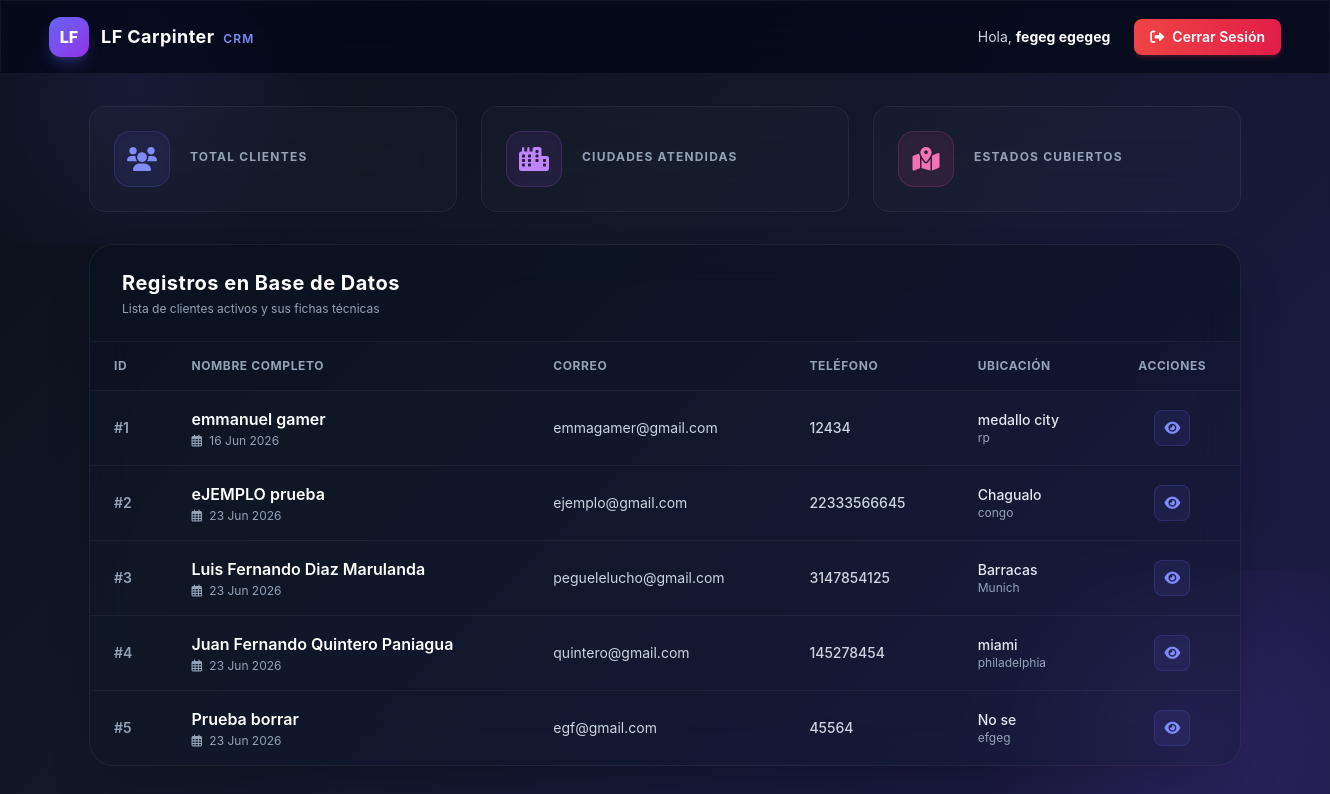
/dashboard/ (signed in), run on an earlier commit of the app's database.
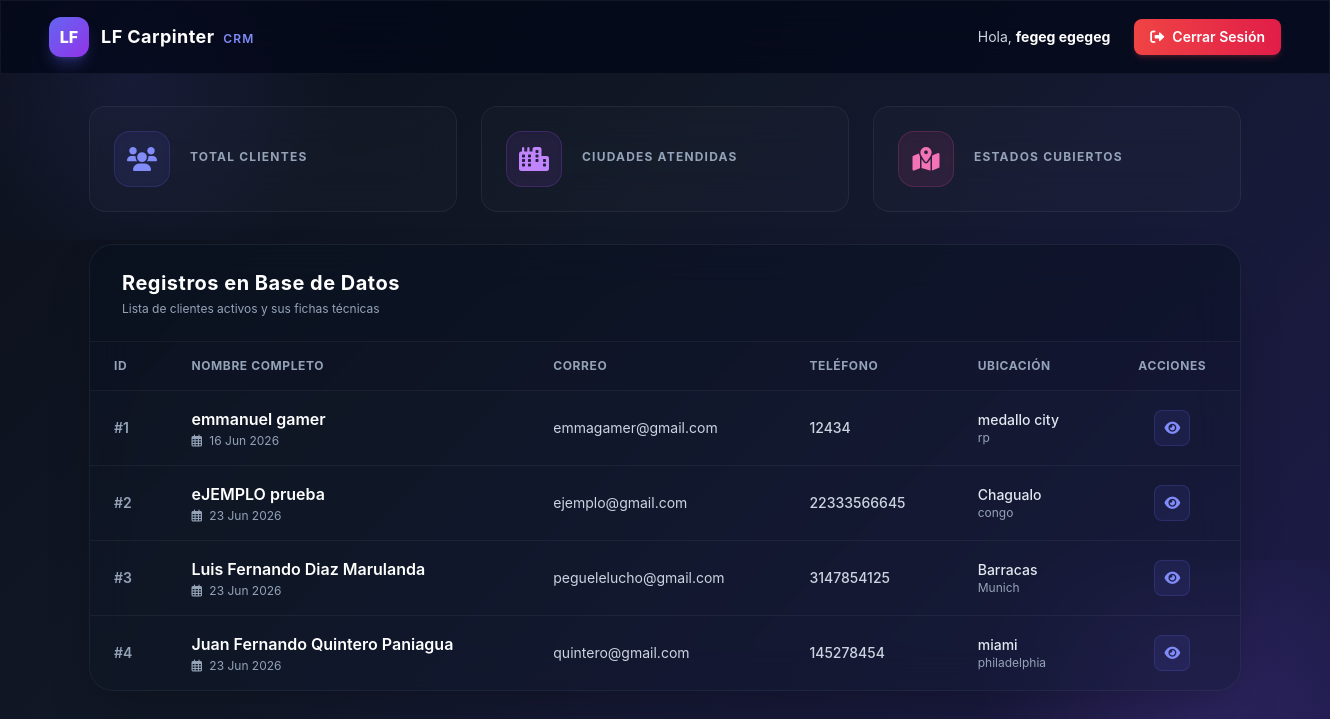
And on a later commit of the database.
### dcrm/website/models.py (models this page shows, shortened)
class Cliente(models.Model):
    letras_regex = RegexValidator(r'^[a-zA-ZáéíóúÁÉÍÓÚñÑ\s]+$', 'Solo se permiten letras y espacios en este campo.')
    telefono_regex = RegexValidator(r'^\+?[\d\s\-\(\)]+$', 'El número de teléfono contiene caracteres no válidos.')
    alfa_num_regex = RegexValidator(r'^[a-zA-Z0-9áéíóúÁÉÍÓÚñÑ\s\.,#-]+$', 'Contiene caracteres especiales no permitidos.')
    fecha_registro = models.DateTimeField(auto_now_add=True)
    nombre = models.CharField(max_length=100, validators=[letras_regex])
    apellido = models.CharField(max_length=100, validators=[letras_regex])
    correo = models.EmailField()
    telefono = models.CharField(max_length=20, validators=[telefono_regex])
    direccion = models.CharField(max_length=255, validators=[alfa_num_regex])
    ciudad = models.CharField(max_length=100, validators=[letras_regex])
    estado = models.CharField(max_length=100, validators=[letras_regex])
    codigo_postal = models.CharField(max_length=20, validators=[RegexValidator(r'^[\d\-a-zA-Z]+$', 'Formato de código postal no válido')])

### dcrm/website/views.py (the view)
# urls.py: path('', views.dashboard, name='dashboard'),
@login_required(login_url='home')
@role_required('Usuario', 'admin')
def dashboard(request):
    user_roles = set(request.user.roles.values_list('name', flat=True))
    if 'admin' in user_roles or request.user.is_superuser:
        return redirect('customadmin:dashboard')
    is_admin = False
    clientes = Cliente.objects.all()
    context = {
        'clientes': clientes,
        'is_admin': is_admin,
    }
    return render(request, 'dashboard.html', context)

### dcrm/website/templates/dashboard.html (shortened to what the changed rows need)
{% load static %}
<!doctype html>
<html lang="es">
<head>
    <script src="{% static 'js/tailwindcss.js' %}"></script>
    <link href="{% static 'css/all.min.css' %}" rel="stylesheet">
</head>
<body class="pb-12">
    <div class="container mx-auto px-6 mt-8 relative z-10" id="spa-container">
        <div class="glass-card rounded-3xl shadow-2xl max-w-6xl mx-auto overflow-hidden border border-white/5 bg-slate-900/30">
            <div class="px-8 py-6 border-b border-white/5 flex flex-col sm:flex-row items-center justify-between gap-4 bg-slate-950/20">
                <div>
                    <h2 class="text-xl font-bold text-white tracking-wide">Registros en Base de Datos</h2>
                </div>
            </div>
            <div class="overflow-x-auto">
                <table class="w-full text-left border-collapse">
                    <thead>
                        <tr class="border-b border-white/5 text-slate-400 text-xs uppercase font-bold tracking-wider bg-slate-950/10">
                            <th class="px-6 py-4">ID</th>
                            <th class="px-6 py-4">Nombre Completo</th>
                            <th class="px-6 py-4">Correo</th>
                            <th class="px-6 py-4">Teléfono</th>
                            <th class="px-6 py-4">Ubicación</th>
                            <th class="px-6 py-4 text-center">Acciones</th>
                        </tr>
                    </thead>
                    <tbody class="divide-y divide-white/5">
                        {% for cliente in clientes %}
                            <tr class="hover:bg-white/[0.02] transition">
                                <td class="px-6 py-4 text-slate-400 text-sm font-semibold">#{{ cliente.id }}</td>
                                <td class="px-6 py-4">
                                    <div class="font-semibold text-white">{{ cliente.nombre }} {{ cliente.apellido }}</div>
                                    <div class="text-xs text-slate-400 mt-0.5"><i class="far fa-calendar-alt mr-1"></i> {{ cliente.fecha_registro|date:"d M Y" }}</div>
                                </td>
                                <td class="px-6 py-4 text-slate-300 text-sm">{{ cliente.correo }}</td>
                                <td class="px-6 py-4 text-slate-300 text-sm font-medium">{{ cliente.telefono }}</td>
                                <td class="px-6 py-4">
                                    <div class="text-slate-200 text-sm font-medium">{{ cliente.ciudad }}</div>
                                    <div class="text-xs text-slate-400">{{ cliente.estado }}</div>
                                </td>
                                <td class="px-6 py-4">
                                    <div class="flex items-center justify-center gap-2">
                                        <a hx-get="{% url 'view_record' cliente.id %}" hx-target="#spa-container" hx-push-url="true" class="h-9 w-9 rounded-lg bg-indigo-500/10 border border-indigo-500/20 text-indigo-400 hover:bg-indigo-500 hover:text-white transition flex items-center justify-center cursor-pointer" title="Ver Ficha Completamente">
                                            <i class="fas fa-eye text-sm"></i>
                                        </a>
                                    </div>
                                </td>
                            </tr>
                        {% endfor %}
                    </tbody>
                </table>
            </div>
        </div>
    </div>
</body>
</html>

What changed in the data, as far as the page shows it:
removed Cliente: id "5", nombre "Prueba", apellido "borrar", fecha_registro "23 Jun 2026", correo "egf@gmail.com", telefono "45564", ciudad "No se", estado "efgeg"
